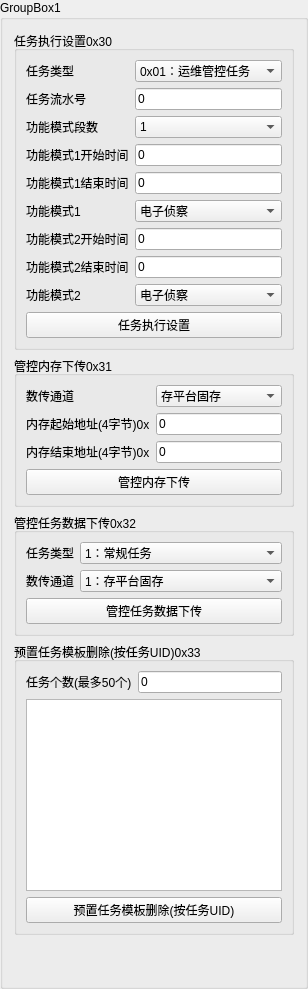
        <widget class="QGroupBox" name="groupBox">
         <property name="title">
          <string>GroupBox1</string>
         </property>
         <layout class="QVBoxLayout" name="verticalLayout">
          <item>
           <widget class="QGroupBox" name="groupBox_31">
            <property name="title">
             <string>任务执行设置0x30</string>
            </property>
            <layout class="QVBoxLayout" name="verticalLayout_41">
             <item>
              <layout class="QFormLayout" name="formLayout_26">
               <item row="0" column="0">
                <widget class="QLabel" name="Label_32">
                 <property name="text">
                  <string>任务类型</string>
                 </property>
                </widget>
               </item>
               <item row="0" column="1">
                <widget class="QComboBox" name="cB_taskexecute_type">
                 <item>
                  <property name="text">
                   <string>0x01：运维管控任务</string>
                  </property>
                 </item>
                 <item>
                  <property name="text">
                   <string>0x02：自主区域任务</string>
                  </property>
                 </item>
                 <item>
                  <property name="text">
                   <string>0x03：常规任务</string>
                  </property>
                 </item>
                </widget>
               </item>
               <item row="1" column="0">
                <widget class="QLabel" name="Label_33">
                 <property name="text">
                  <string>任务流水号</string>
                 </property>
                </widget>
               </item>
               <item row="1" column="1">
                <widget class="QLineEdit" name="LineEdit_taskexecute_number">
                 <property name="text">
                  <string>0</string>
                 </property>
                </widget>
               </item>
               <item row="2" column="0">
                <widget class="QLabel" name="label_9">
                 <property name="text">
                  <string>功能模式段数</string>
                 </property>
                </widget>
               </item>
               <item row="2" column="1">
                <widget class="QComboBox" name="comboBox_taskmode">
                 <item>
                  <property name="text">
                   <string>1</string>
                  </property>
                 </item>
                 <item>
                  <property name="text">
                   <string>2</string>
                  </property>
                 </item>
                 <item>
                  <property name="text">
                   <string>3</string>
                  </property>
                 </item>
                 <item>
                  <property name="text">
                   <string>4</string>
                  </property>
                 </item>
                 <item>
                  <property name="text">
                   <string>5</string>
                  </property>
                 </item>
                </widget>
               </item>
               <item row="3" column="0">
                <widget class="QLabel" name="label_10">
                 <property name="text">
                  <string>功能模式1开始时间</string>
                 </property>
                </widget>
               </item>
               <item row="3" column="1">
                <widget class="QLineEdit" name="lineEdit_mode1_1">
                 <property name="text">
                  <string>0</string>
                 </property>
                </widget>
               </item>
               <item row="4" column="0">
                <widget class="QLabel" name="label_11">
                 <property name="text">
                  <string>功能模式1结束时间</string>
                 </property>
                </widget>
               </item>
               <item row="4" column="1">
                <widget class="QLineEdit" name="lineEdit_mode1_2">
                 <property name="text">
                  <string>0</string>
                 </property>
                </widget>
               </item>
               <item row="5" column="0">
                <widget class="QLabel" name="label_12">
                 <property name="text">
                  <string>功能模式1</string>
                 </property>
                </widget>
               </item>
               <item row="5" column="1">
                <widget class="QComboBox" name="cB_mode1_3">
                 <item>
                  <property name="text">
                   <string>电子侦察</string>
                  </property>
                 </item>
                 <item>
                  <property name="text">
                   <string>L频段电子干扰</string>
                  </property>
                 </item>
                 <item>
                  <property name="text">
                   <string>SXKu频段电子干扰</string>
                  </property>
                 </item>
                 <item>
                  <property name="text">
                   <string>SXKu频段校正</string>
                  </property>
                 </item>
                 <item>
                  <property name="text">
                   <string>SAR</string>
                  </property>
                 </item>
                 <item>
                  <property name="text">
                   <string>备用导航</string>
                  </property>
                 </item>
                 <item>
                  <property name="text">
                   <string>L频段类5G</string>
                  </property>
                 </item>
                 <item>
                  <property name="text">
                   <string>SXKu频段类5G</string>
                  </property>
                 </item>
                 <item>
                  <property name="text">
                   <string>J链</string>
                  </property>
                 </item>
                 <item>
                  <property name="text">
                   <string>扩展功能</string>
                  </property>
                 </item>
                </widget>
               </item>
               <item row="6" column="0">
                <widget class="QLabel" name="label_14">
                 <property name="text">
                  <string>功能模式2开始时间</string>
                 </property>
                </widget>
               </item>
               <item row="6" column="1">
                <widget class="QLineEdit" name="lineEdit_mode2_1">
                 <property name="text">
                  <string>0</string>
                 </property>
                </widget>
               </item>
               <item row="7" column="0">
                <widget class="QLabel" name="label_15">
                 <property name="text">
                  <string>功能模式2结束时间</string>
                 </property>
                </widget>
               </item>
               <item row="7" column="1">
                <widget class="QLineEdit" name="lineEdit_mode2_2">
                 <property name="text">
                  <string>0</string>
                 </property>
                </widget>
               </item>
               <item row="8" column="0">
                <widget class="QLabel" name="label_13">
                 <property name="text">
                  <string>功能模式2</string>
                 </property>
                </widget>
               </item>
               <item row="8" column="1">
                <widget class="QComboBox" name="cB_mode2_3">
                 <item>
                  <property name="text">
                   <string>电子侦察</string>
                  </property>
                 </item>
                 <item>
                  <property name="text">
                   <string>L频段电子干扰</string>
                  </property>
                 </item>
                 <item>
                  <property name="text">
                   <string>SXKu频段电子干扰</string>
                  </property>
                 </item>
                 <item>
                  <property name="text">
                   <string>SXKu频段校正</string>
                  </property>
                 </item>
                 <item>
                  <property name="text">
                   <string>SAR</string>
                  </property>
                 </item>
                 <item>
                  <property name="text">
                   <string>备用导航</string>
                  </property>
                 </item>
                 <item>
                  <property name="text">
                   <string>L频段类5G</string>
                  </property>
                 </item>
                 <item>
                  <property name="text">
                   <string>SXKu频段类5G</string>
                  </property>
                 </item>
                 <item>
                  <property name="text">
                   <string>J链</string>
                  </property>
                 </item>
                 <item>
                  <property name="text">
                   <string>扩展功能</string>
                  </property>
                 </item>
                </widget>
               </item>
              </layout>
             </item>
             <item>
              <widget class="QPushButton" name="pB_task_execute">
               <property name="text">
                <string>任务执行设置</string>
               </property>
              </widget>
             </item>
            </layout>
           </widget>
          </item>
          <item>
           <widget class="QGroupBox" name="groupBox_36">
            <property name="title">
             <string>管控内存下传0x31</string>
            </property>
            <layout class="QVBoxLayout" name="verticalLayout_37">
             <item>
              <layout class="QFormLayout" name="formLayout_28">
               <item row="0" column="0">
                <widget class="QLabel" name="Label_36">
                 <property name="text">
                  <string>数传通道</string>
                 </property>
                </widget>
               </item>
               <item row="0" column="1">
                <widget class="QComboBox" name="cB_func_model_set_tasktype">
                 <item>
                  <property name="text">
                   <string>存平台固存</string>
                  </property>
                 </item>
                 <item>
                  <property name="text">
                   <string>存管控机固存</string>
                  </property>
                 </item>
                </widget>
               </item>
               <item row="1" column="0">
                <widget class="QLabel" name="Label_35">
                 <property name="text">
                  <string>内存起始地址(4字节)0x</string>
                 </property>
                </widget>
               </item>
               <item row="1" column="1">
                <widget class="QLineEdit" name="LineEdit_0x31_2">
                 <property name="text">
                  <string>0</string>
                 </property>
                </widget>
               </item>
               <item row="2" column="0">
                <widget class="QLabel" name="label_26">
                 <property name="text">
                  <string>内存结束地址(4字节)0x</string>
                 </property>
                </widget>
               </item>
               <item row="2" column="1">
                <widget class="QLineEdit" name="lineEdit_0x31_3">
                 <property name="text">
                  <string>0</string>
                 </property>
                </widget>
               </item>
              </layout>
             </item>
             <item>
              <widget class="QPushButton" name="pB_function_model_set">
               <property name="text">
                <string>管控内存下传</string>
               </property>
              </widget>
             </item>
            </layout>
           </widget>
          </item>
          <item>
           <widget class="QGroupBox" name="groupBox_37">
            <property name="title">
             <string>管控任务数据下传0x32</string>
            </property>
            <layout class="QVBoxLayout" name="verticalLayout_38">
             <item>
              <layout class="QFormLayout" name="formLayout_30">
               <item row="0" column="0">
                <widget class="QLabel" name="Label_37">
                 <property name="text">
                  <string>任务类型</string>
                 </property>
                </widget>
               </item>
               <item row="0" column="1">
                <widget class="QComboBox" name="cB_0x32_1">
                 <item>
                  <property name="text">
                   <string>1：常规任务</string>
                  </property>
                 </item>
                 <item>
                  <property name="text">
                   <string>2：模板任务</string>
                  </property>
                 </item>
                 <item>
                  <property name="text">
                   <string>4：所有任务</string>
                  </property>
                 </item>
                </widget>
               </item>
               <item row="1" column="0">
                <widget class="QLabel" name="label_16">
                 <property name="text">
                  <string>数传通道</string>
                 </property>
                </widget>
               </item>
               <item row="1" column="1">
                <widget class="QComboBox" name="comboBox_0x32_2">
                 <item>
                  <property name="text">
                   <string>1：存平台固存</string>
                  </property>
                 </item>
                 <item>
                  <property name="text">
                   <string>2：存管控机固存</string>
                  </property>
                 </item>
                </widget>
               </item>
              </layout>
             </item>
             <item>
              <widget class="QPushButton" name="pB_0x32">
               <property name="text">
                <string>管控任务数据下传</string>
               </property>
              </widget>
             </item>
            </layout>
           </widget>
          </item>
          <item>
           <widget class="QGroupBox" name="groupBox_8">
            <property name="title">
             <string>预置任务模板删除(按任务UID)0x33</string>
            </property>
            <layout class="QVBoxLayout" name="verticalLayout_8">
             <item>
              <layout class="QFormLayout" name="formLayout_4">
               <item row="0" column="0">
                <widget class="QLabel" name="Label_3">
                 <property name="text">
                  <string>任务个数(最多50个)</string>
                 </property>
                </widget>
               </item>
               <item row="0" column="1">
                <widget class="QLineEdit" name="LineEdit_task_number">
                 <property name="text">
                  <string>0</string>
                 </property>
                </widget>
               </item>
              </layout>
             </item>
             <item>
              <widget class="QTableWidget" name="tableWidget_taskUID">
               <property name="minimumSize">
                <size>
                 <width>0</width>
                 <height>0</height>
                </size>
               </property>
              </widget>
             </item>
             <item>
              <widget class="QPushButton" name="pB_pre_taskmode_eliminate">
               <property name="text">
                <string>预置任务模板删除(按任务UID)</string>
               </property>
              </widget>
             </item>
            </layout>
           </widget>
          </item>
          <item>
           <spacer name="verticalSpacer_4">
            <property name="orientation">
             <enum>Qt::Vertical</enum>
            </property>
            <property name="sizeHint" stdset="0">
             <size>
              <width>20</width>
              <height>40</height>
             </size>
            </property>
           </spacer>
          </item>
         </layout>
        </widget>
